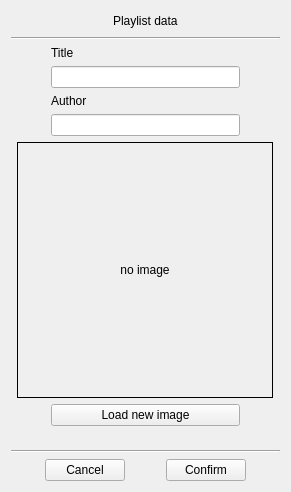
<?xml version="1.0" encoding="UTF-8"?>
<ui version="4.0">
 <class>authorTitleDialog</class>
 <widget class="QWidget" name="authorTitleDialog">
  <property name="windowModality">
   <enum>Qt::NonModal</enum>
  </property>
  <property name="geometry">
   <rect>
    <x>0</x>
    <y>0</y>
    <width>291</width>
    <height>492</height>
   </rect>
  </property>
  <property name="windowTitle">
   <string/>
  </property>
  <layout class="QHBoxLayout" name="horizontalLayout_8">
   <item>
    <layout class="QVBoxLayout" name="verticalLayout_3">
     <item>
      <layout class="QHBoxLayout" name="horizontalLayout_4">
       <item>
        <spacer name="horizontalSpacer">
         <property name="orientation">
          <enum>Qt::Horizontal</enum>
         </property>
         <property name="sizeHint" stdset="0">
          <size>
           <width>40</width>
           <height>20</height>
          </size>
         </property>
        </spacer>
       </item>
       <item>
        <widget class="QLabel" name="label_3">
         <property name="text">
          <string>Playlist data</string>
         </property>
        </widget>
       </item>
       <item>
        <spacer name="horizontalSpacer_2">
         <property name="orientation">
          <enum>Qt::Horizontal</enum>
         </property>
         <property name="sizeHint" stdset="0">
          <size>
           <width>40</width>
           <height>20</height>
          </size>
         </property>
        </spacer>
       </item>
      </layout>
     </item>
     <item>
      <widget class="Line" name="line">
       <property name="orientation">
        <enum>Qt::Horizontal</enum>
       </property>
      </widget>
     </item>
     <item>
      <layout class="QHBoxLayout" name="horizontalLayout_2" stretch="0,1,0">
       <item>
        <spacer name="horizontalSpacer_6">
         <property name="orientation">
          <enum>Qt::Horizontal</enum>
         </property>
         <property name="sizeHint" stdset="0">
          <size>
           <width>40</width>
           <height>20</height>
          </size>
         </property>
        </spacer>
       </item>
       <item>
        <layout class="QVBoxLayout" name="verticalLayout_4">
         <item>
          <widget class="QLabel" name="label">
           <property name="text">
            <string>Title</string>
           </property>
          </widget>
         </item>
         <item>
          <widget class="QLineEdit" name="titleEdit"/>
         </item>
        </layout>
       </item>
       <item>
        <spacer name="horizontalSpacer_5">
         <property name="orientation">
          <enum>Qt::Horizontal</enum>
         </property>
         <property name="sizeHint" stdset="0">
          <size>
           <width>40</width>
           <height>20</height>
          </size>
         </property>
        </spacer>
       </item>
      </layout>
     </item>
     <item>
      <layout class="QHBoxLayout" name="horizontalLayout_6" stretch="0,1,0">
       <item>
        <spacer name="horizontalSpacer_8">
         <property name="orientation">
          <enum>Qt::Horizontal</enum>
         </property>
         <property name="sizeHint" stdset="0">
          <size>
           <width>40</width>
           <height>20</height>
          </size>
         </property>
        </spacer>
       </item>
       <item>
        <layout class="QVBoxLayout" name="verticalLayout_5">
         <item>
          <widget class="QLabel" name="label_2">
           <property name="text">
            <string>Author</string>
           </property>
          </widget>
         </item>
         <item>
          <widget class="QLineEdit" name="authorEdit"/>
         </item>
        </layout>
       </item>
       <item>
        <spacer name="horizontalSpacer_7">
         <property name="orientation">
          <enum>Qt::Horizontal</enum>
         </property>
         <property name="sizeHint" stdset="0">
          <size>
           <width>40</width>
           <height>20</height>
          </size>
         </property>
        </spacer>
       </item>
      </layout>
     </item>
     <item>
      <layout class="QHBoxLayout" name="horizontalLayout_3">
       <item>
        <spacer name="horizontalSpacer_11">
         <property name="orientation">
          <enum>Qt::Horizontal</enum>
         </property>
         <property name="sizeHint" stdset="0">
          <size>
           <width>40</width>
           <height>20</height>
          </size>
         </property>
        </spacer>
       </item>
       <item>
        <widget class="QLabel" name="imageLabel">
         <property name="sizePolicy">
          <sizepolicy hsizetype="Fixed" vsizetype="Fixed">
           <horstretch>0</horstretch>
           <verstretch>0</verstretch>
          </sizepolicy>
         </property>
         <property name="minimumSize">
          <size>
           <width>256</width>
           <height>256</height>
          </size>
         </property>
         <property name="maximumSize">
          <size>
           <width>256</width>
           <height>256</height>
          </size>
         </property>
         <property name="frameShape">
          <enum>QFrame::Box</enum>
         </property>
         <property name="text">
          <string>no image</string>
         </property>
         <property name="alignment">
          <set>Qt::AlignCenter</set>
         </property>
        </widget>
       </item>
       <item>
        <spacer name="horizontalSpacer_12">
         <property name="orientation">
          <enum>Qt::Horizontal</enum>
         </property>
         <property name="sizeHint" stdset="0">
          <size>
           <width>40</width>
           <height>20</height>
          </size>
         </property>
        </spacer>
       </item>
      </layout>
     </item>
     <item>
      <layout class="QVBoxLayout" name="verticalLayout_2">
       <item>
        <layout class="QHBoxLayout" name="horizontalLayout_7" stretch="0,1,0">
         <property name="spacing">
          <number>6</number>
         </property>
         <item>
          <spacer name="horizontalSpacer_9">
           <property name="orientation">
            <enum>Qt::Horizontal</enum>
           </property>
           <property name="sizeHint" stdset="0">
            <size>
             <width>40</width>
             <height>20</height>
            </size>
           </property>
          </spacer>
         </item>
         <item>
          <widget class="QPushButton" name="loadImageButton">
           <property name="text">
            <string>Load new image</string>
           </property>
          </widget>
         </item>
         <item>
          <spacer name="horizontalSpacer_10">
           <property name="orientation">
            <enum>Qt::Horizontal</enum>
           </property>
           <property name="sizeHint" stdset="0">
            <size>
             <width>40</width>
             <height>20</height>
            </size>
           </property>
          </spacer>
         </item>
        </layout>
       </item>
      </layout>
     </item>
     <item>
      <spacer name="verticalSpacer">
       <property name="orientation">
        <enum>Qt::Vertical</enum>
       </property>
       <property name="sizeHint" stdset="0">
        <size>
         <width>20</width>
         <height>40</height>
        </size>
       </property>
      </spacer>
     </item>
     <item>
      <widget class="Line" name="line_2">
       <property name="orientation">
        <enum>Qt::Horizontal</enum>
       </property>
      </widget>
     </item>
     <item>
      <layout class="QHBoxLayout" name="horizontalLayout_5">
       <item>
        <spacer name="horizontalSpacer_3">
         <property name="orientation">
          <enum>Qt::Horizontal</enum>
         </property>
         <property name="sizeHint" stdset="0">
          <size>
           <width>40</width>
           <height>20</height>
          </size>
         </property>
        </spacer>
       </item>
       <item>
        <widget class="QPushButton" name="cancelButton">
         <property name="text">
          <string>Cancel</string>
         </property>
        </widget>
       </item>
       <item>
        <spacer name="horizontalSpacer_13">
         <property name="orientation">
          <enum>Qt::Horizontal</enum>
         </property>
         <property name="sizeHint" stdset="0">
          <size>
           <width>40</width>
           <height>20</height>
          </size>
         </property>
        </spacer>
       </item>
       <item>
        <widget class="QPushButton" name="confirmButton">
         <property name="text">
          <string>Confirm</string>
         </property>
        </widget>
       </item>
       <item>
        <spacer name="horizontalSpacer_4">
         <property name="orientation">
          <enum>Qt::Horizontal</enum>
         </property>
         <property name="sizeHint" stdset="0">
          <size>
           <width>40</width>
           <height>20</height>
          </size>
         </property>
        </spacer>
       </item>
      </layout>
     </item>
    </layout>
   </item>
  </layout>
 </widget>
 <resources/>
 <connections/>
</ui>
